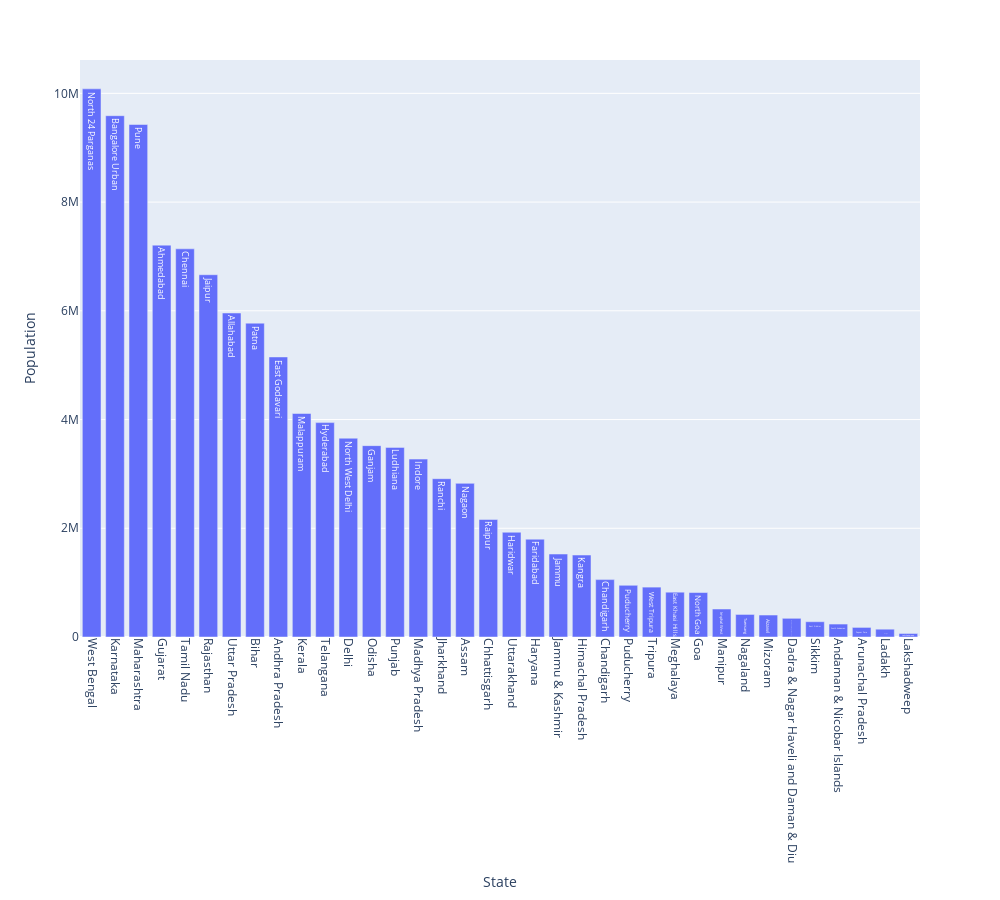

Notebook code for this chart:
### Code cell
fig = px.bar(highest_population, x='State', y='Population', text='District')
fig.update_traces(textposition='inside', textfont_size=12)
fig.update_layout(xaxis_tickangle=90, width=1000, height=900)
fig.show()

### Figure 1 — Plotly figure (JSON) as saved in the notebook; plotly's stock layout.template omitted (floating-point values rounded to 4 significant figures)
{"data": [{"alignmentgroup": "True", "hovertemplate": "State=%{x}<br>Population=%{y}<br>District=%{text}<extra></extra>", "legendgroup": "", "marker": {"color": "#636efa", "pattern": {"shape": ""}}, "name": "", "offsetgroup": "", "orientation": "v", "showlegend": false, "text": ["North 24 Parganas", "Bangalore Urban", "Pune", "Ahmedabad", "Chennai", "Jaipur", "Allahabad", "Patna", "East Godavari", "Malappuram", "Hyderabad", "North West Delhi", "Ganjam", "Ludhiana", "Indore", "Ranchi", "Nagaon", "Raipur", "Haridwar", "Faridabad", "Jammu", "Kangra", "Chandigarh", "Puducherry", "West Tripura", "East Khasi Hills", "North Goa", "Imphal West", "Tuensang", "Aizawl", "Dadra and Nagar Haveli", "East Sikkim", "South Andaman", "Papum Pare", "Kargil", "Lakshadweep"], "textfont": {"size": 12}, "textposition": "inside", "type": "bar", "x": ["West Bengal", "Karnataka", "Maharashtra", "Gujarat", "Tamil Nadu", "Rajasthan", "Uttar Pradesh", "Bihar", "Andhra Pradesh", "Kerala", "Telangana", "Delhi", "Odisha", "Punjab", "Madhya Pradesh", "Jharkhand", "Assam", "Chhattisgarh", "Uttarakhand", "Haryana", "Jammu & Kashmir", "Himachal Pradesh", "Chandigarh", "Puducherry", "Tripura", "Meghalaya", "Goa", "Manipur", "Nagaland", "Mizoram", "Dadra & Nagar Haveli and Daman & Diu", "Sikkim", "Andaman & Nicobar Islands", "Arunachal Pradesh", "Ladakh", "Lakshadweep"], "xaxis": "x", "y": [10082852, 9588910, 9426959, 7208200, 7139882, 6663971, 5959798, 5772804, 5151549, 4110956, 3943323, 3656539, 3520151, 3487882, 3272335, 2912022, 2826006, 2160876, 1927029, 1798954, 1526406, 1507223, 1055450, 950289, 917534, 824059, 817761, 514683, 414801, 404054, 343709, 281293, 238142, 176385, 143388, 64473], "yaxis": "y"}], "layout": {"barmode": "relative", "height": 900, "legend": {"tracegroupgap": 0}, "margin": {"t": 60}, "width": 1000, "xaxis": {"anchor": "y", "autorange": true, "domain": [0, 1], "range": [-0.5, 35.5], "tickangle": 90, "title": {"text": "State"}, "type": "category"}, "yaxis": {"anchor": "x", "autorange": true, "domain": [0, 1], "range": [0, 10610000.0], "title": {"text": "Population"}, "type": "linear"}}}
